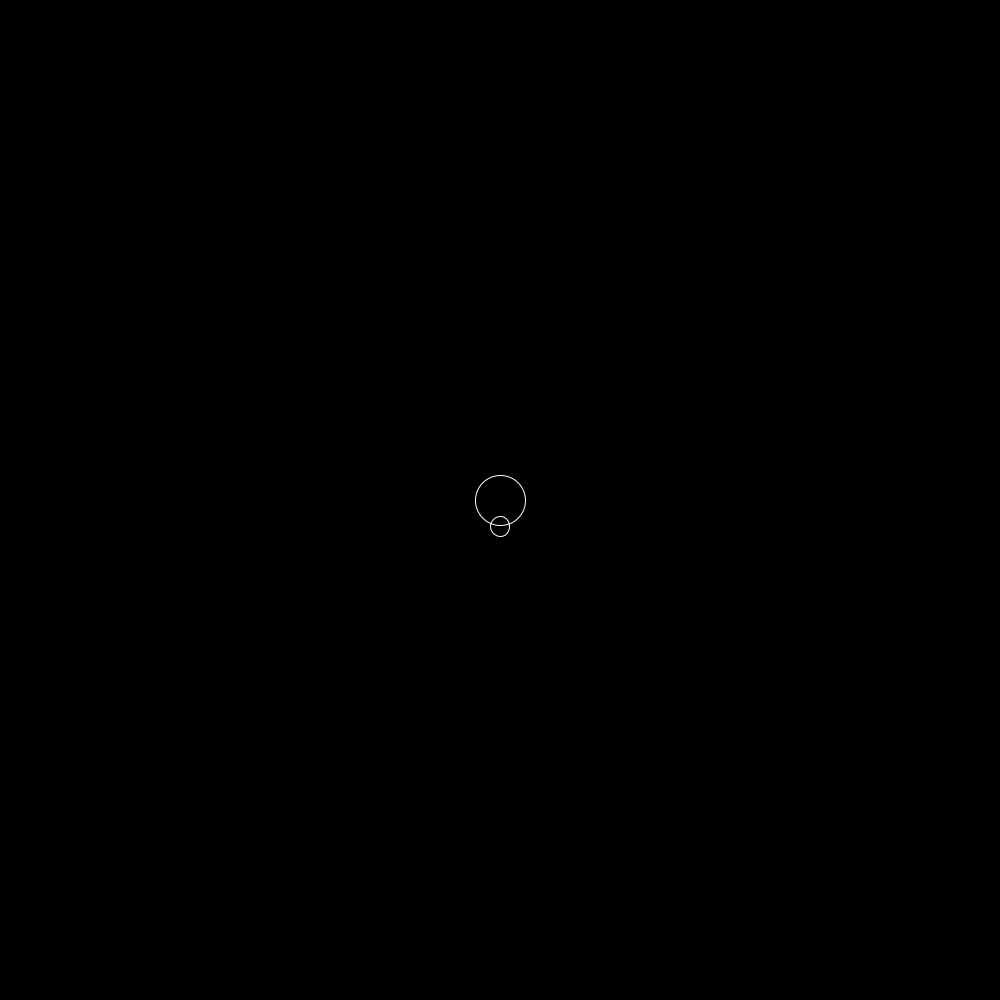
Frame 1 (no input)
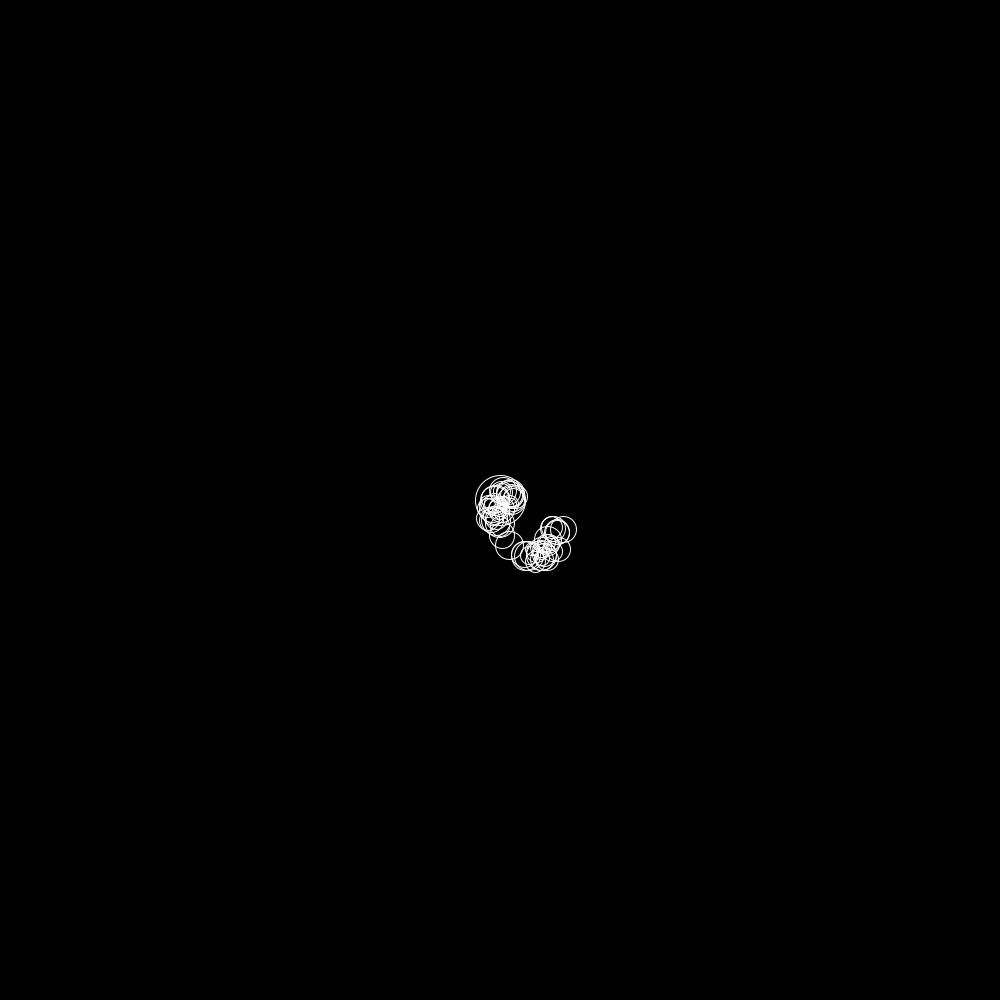
Frame 60 (the mouse pressed at the canvas centre just before this capture)
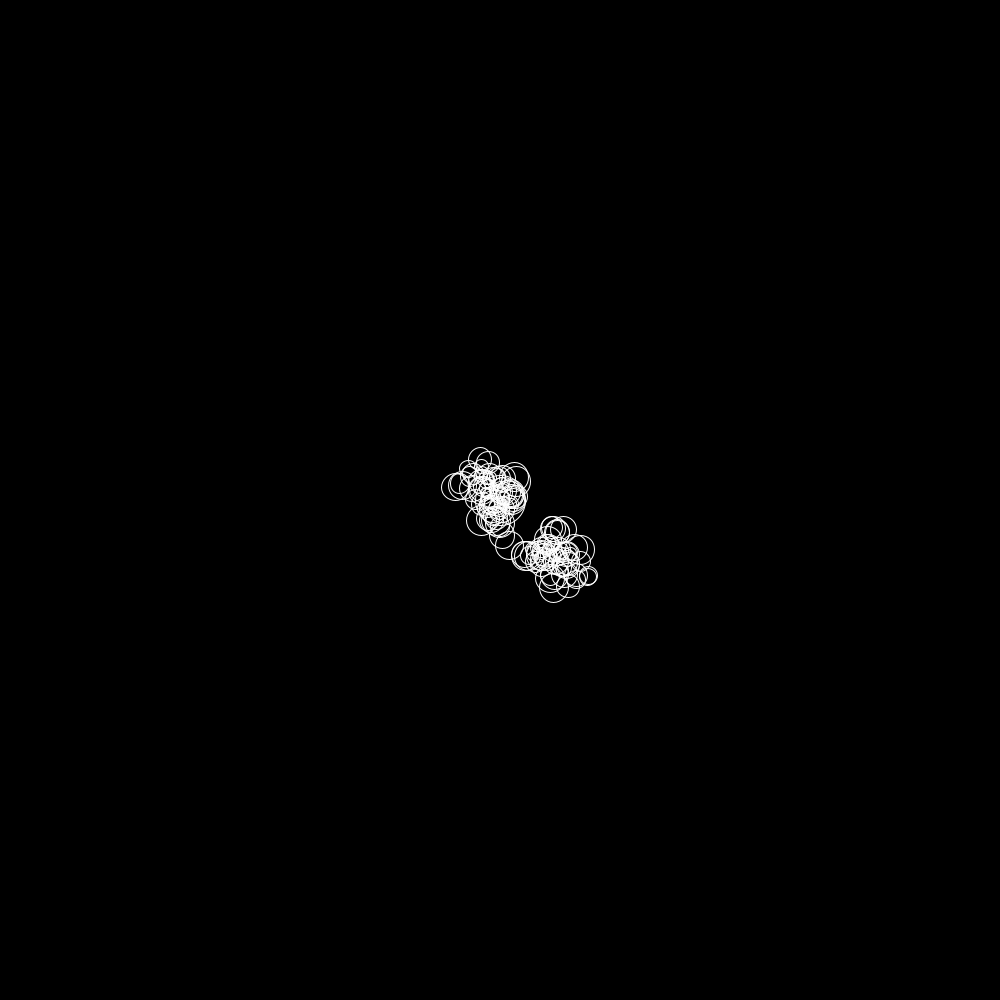
Frame 120 (the mouse held since frame 60 and released just before this capture)

The Processing sketch that drew these frames (run headless with seeded random() and noise(); from frame 60 on, the mouse is pressed at the canvas centre):

// Processing sketch: code
// ── code.pde
ArrayList<Circle> circles = new ArrayList<Circle>(); 
int count = 1;
float offset = 25;

void setup() {
  size(1000, 1000);
  noFill();

  circles.add(new Circle(0, 0, 50, color(255)));

  while (offset < 500) {
    float r = random(0, 30);
    float rad = random(-PI, PI);
    float x = sin(rad) * offset;
    float y = cos(-rad) * offset;
    boolean hit = false;

    offset += 0.1;

    for (Circle c : circles) {
      if (c.in_circle(x, y, r)) {
        hit = true;
        break;
      }
    }
    if (hit) continue;

    circles.add(new Circle(25 + x, 25 + y, r, color(255)));
  }
}

void draw() {
  if (count < circles.size()) count++;
  background(0);
  translate(width/2, height/2);
  for (int i = 0; i < count; i++) {
    circles.get(i).show();
  }
}

// ── circle.pde
class Circle{
  float x, y, s;
  color c;
  Circle(float x_, float y_, float s_, color c_){
    x = x_;
    y = y_;
    s = s_;
    c = c_;
  }
  
  boolean in_circle(float x_,float y_,float r_){
    return dist(x, x_, y, y_) > (s + r_);
  }
  
  void show(){
    stroke(c);
    ellipse(x, y, s, s);
  }
  
  
}
